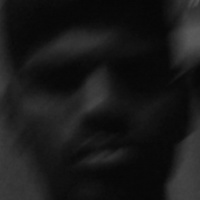
#> input picture technical drilling series RAC club/Week4/datasets/Durai1.jpg, 200 x 200 px, given in place of the camera
$ python faceDetection.py
#> lines starting #> are read from the running program, lines starting #| are printed output that depends on the picture; after the words box and inside, x2 and y2 are one past the last pixel; in counts of white or black regions, pixels touching at a corner belong together
import cv2
import os

alg="haarcascade_frontalface_default.xml"

haar=cv2.CascadeClassifier(alg)

cam=cv2.VideoCapture(0)

dataset="datasets"
name="Durai"

path=os.path.join(dataset,name)
if not os.path.isdir(path):
    os.mkdir(path)

(width,height)=(200,200)
count=1

while (count<20):
    print(count)
    _,img=cam.read()
#> img is the input picture: shape (200, 200, 3); min 6, max 89, mean 24.5
    grayImg=cv2.cvtColor(img,cv2.COLOR_BGR2GRAY)
    faces=haar.detectMultiScale(grayImg,1.3,4)
#> faces = [[8, 7, 187, 187]]

    for (x,y,w,h) in faces:
        cv2.rectangle(img,(x,y),(x+w,y+h),(255,0,0),2)
        onlyFace=grayImg[y:y+h,x:x+w]
        Img=cv2.cvtColor(onlyFace,cv2.COLOR_GRAY2BGRA)
        resizeImg=cv2.resize(Img,(width,height))

        cv2.imwrite("%s/%s.jpg" %(path,count),resizeImg)
        count+=1
#> this loop made 1 pass
#> (x, y, w, h, count) on pass 1: (8, 7, 187, 187, 2)
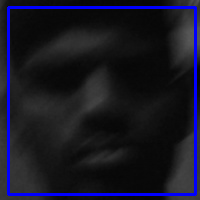
#> img: shape (200, 200, 3); 5.6% of pixels changed, all inside (x1, y1, x2, y2) = (7, 6, 197, 196)
#> after the loop, count = 2
    cv2.imshow("FaceDetection",img)
    key=cv2.waitKey(10)
#> (key Esc is pressed here)
    if key==27:
        break

print("Face Captured successfully")
cam.release()
cv2.destroyAllWindows()
